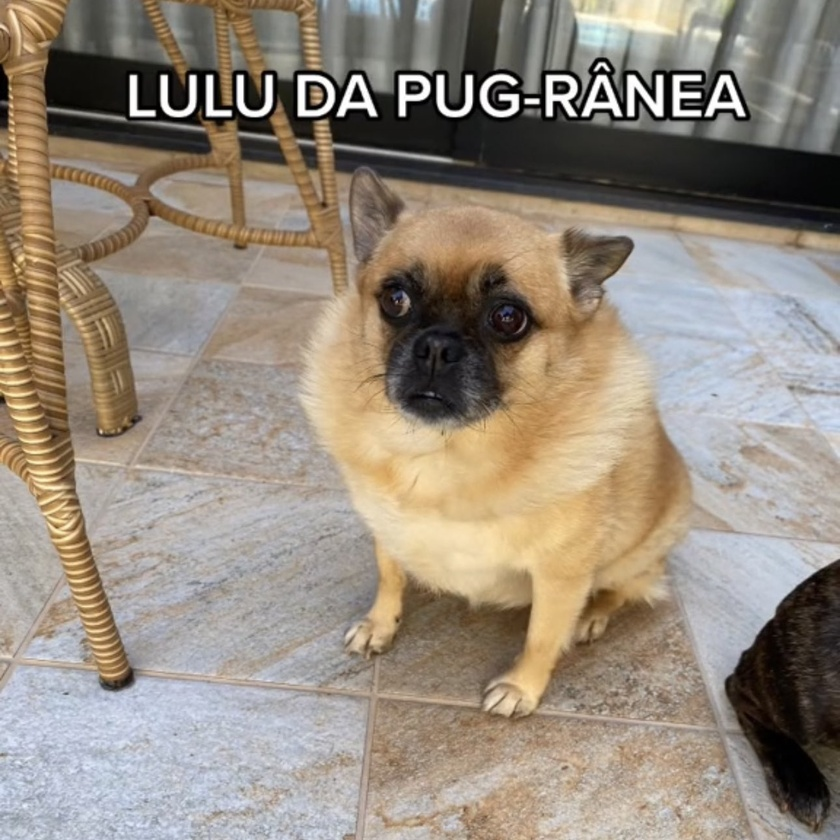
#> input picture Frx_nG6XsAEb1y_.jpeg, 840 x 840 px, shrunk from 1290 x 1290 before the run
$ python main.py
#> lines starting #> are read from the running program, lines starting #| are printed output that depends on the picture
# This is a sample Python script.

# Press ⌃R to execute it or replace it with your code.
# Press Double ⇧ to search everywhere for classes, files, tool windows, actions, and settings.
import cv2
 # Press ⌘F8 to toggle the breakpoint.


# Press the green button in the gutter to run the script.

# See PyCharm help at https://www.jetbrains.com/help/pycharm/

print(cv2.__version__)

imagem = cv2.imread('Frx_nG6XsAEb1y_.jpeg')
#> imagem is the input picture: shape (840, 840, 3); mean B, G, R 125.9, 139, 150
imagemCinza = cv2.cvtColor(imagem, cv2.COLOR_BGR2GRAY)
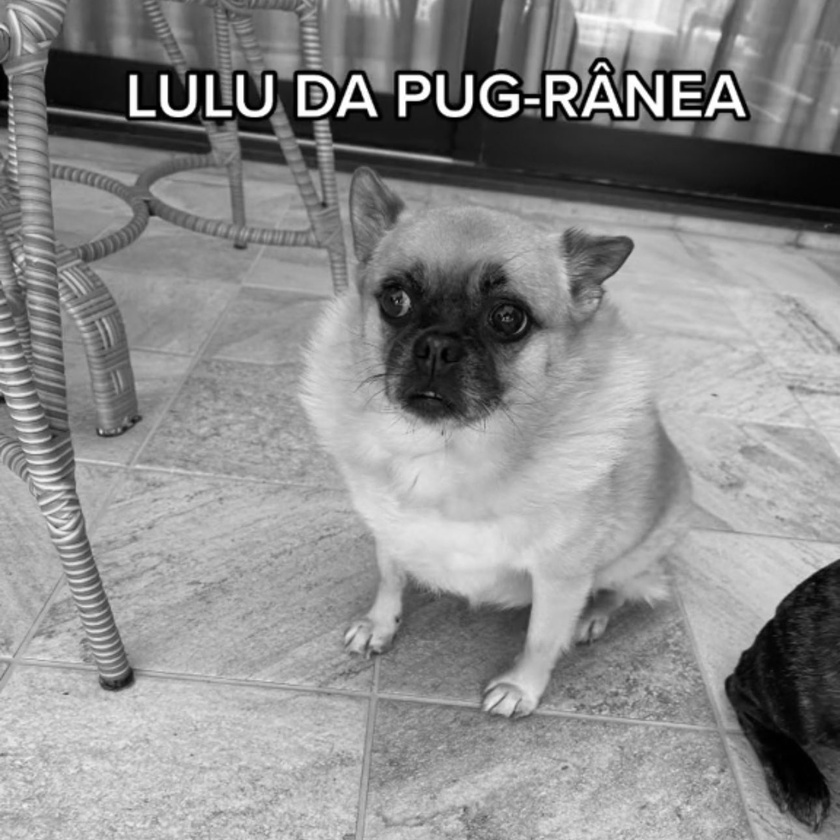
#> imagemCinza: shape (840, 840); min 0, max 255, mean 140.8

cv2.imshow("CINZA", imagemCinza)
cv2.waitKey()
